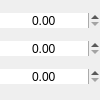
          <widget class="QWidget" name="yuv_value" native="true">
           <property name="maximumSize">
            <size>
             <width>100</width>
             <height>16777215</height>
            </size>
           </property>
           <layout class="QVBoxLayout" name="yuv_value_layout">
            <property name="spacing">
             <number>1</number>
            </property>
            <property name="leftMargin">
             <number>0</number>
            </property>
            <property name="topMargin">
             <number>1</number>
            </property>
            <property name="rightMargin">
             <number>0</number>
            </property>
            <property name="bottomMargin">
             <number>1</number>
            </property>
            <item>
             <widget class="QDoubleSpinBox" name="yuv_1_value">
              <property name="sizePolicy">
               <sizepolicy hsizetype="Preferred" vsizetype="Preferred">
                <horstretch>0</horstretch>
                <verstretch>0</verstretch>
               </sizepolicy>
              </property>
              <property name="maximumSize">
               <size>
                <width>100</width>
                <height>15</height>
               </size>
              </property>
              <property name="focusPolicy">
               <enum>Qt::WheelFocus</enum>
              </property>
              <property name="frame">
               <bool>false</bool>
              </property>
              <property name="alignment">
               <set>Qt::AlignCenter</set>
              </property>
              <property name="maximum">
               <double>100.000000000000000</double>
              </property>
             </widget>
            </item>
            <item>
             <widget class="QDoubleSpinBox" name="yuv_2_value">
              <property name="sizePolicy">
               <sizepolicy hsizetype="Preferred" vsizetype="Preferred">
                <horstretch>0</horstretch>
                <verstretch>0</verstretch>
               </sizepolicy>
              </property>
              <property name="maximumSize">
               <size>
                <width>100</width>
                <height>15</height>
               </size>
              </property>
              <property name="focusPolicy">
               <enum>Qt::WheelFocus</enum>
              </property>
              <property name="frame">
               <bool>false</bool>
              </property>
              <property name="alignment">
               <set>Qt::AlignCenter</set>
              </property>
              <property name="maximum">
               <double>100.000000000000000</double>
              </property>
             </widget>
            </item>
            <item>
             <widget class="QDoubleSpinBox" name="yuv_3_value">
              <property name="sizePolicy">
               <sizepolicy hsizetype="Preferred" vsizetype="Preferred">
                <horstretch>0</horstretch>
                <verstretch>0</verstretch>
               </sizepolicy>
              </property>
              <property name="maximumSize">
               <size>
                <width>100</width>
                <height>15</height>
               </size>
              </property>
              <property name="focusPolicy">
               <enum>Qt::WheelFocus</enum>
              </property>
              <property name="frame">
               <bool>false</bool>
              </property>
              <property name="alignment">
               <set>Qt::AlignCenter</set>
              </property>
              <property name="maximum">
               <double>100.000000000000000</double>
              </property>
             </widget>
            </item>
           </layout>
          </widget>
